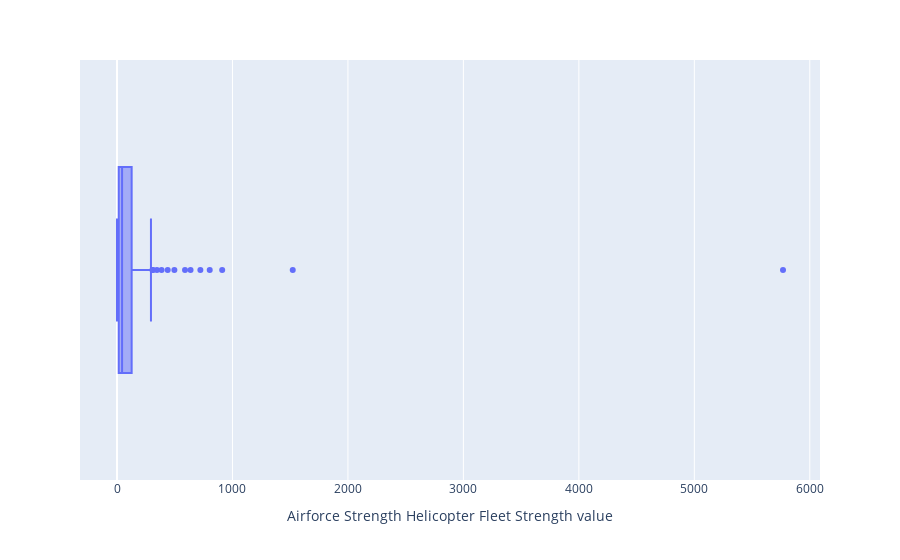

Here is the notebook cell this chart was saved with:
### Code cell
fig = px.box(df_2, x="Airforce Strength Helicopter Fleet Strength value")
fig.show()

### Figure 1 — Plotly figure (JSON) as saved in the notebook; plotly's stock layout.template omitted (floating-point values rounded to 4 significant figures; data arrays with more than 128 entries replaced by an {"elided": "..."} marker saying what was removed)
{"data": [{"alignmentgroup": "True", "hovertemplate": "Airforce Strength Helicopter Fleet Strength value=%{x}<extra></extra>", "legendgroup": "", "marker": {"color": "#636efa"}, "name": "", "notched": false, "offsetgroup": "", "orientation": "h", "showlegend": false, "type": "box", "x": {"elided": "138 int values"}, "x0": " ", "xaxis": "x", "y0": " ", "yaxis": "y"}], "layout": {"boxmode": "group", "legend": {"tracegroupgap": 0}, "margin": {"t": 60}, "xaxis": {"anchor": "y", "domain": [0, 1], "title": {"text": "Airforce Strength Helicopter Fleet Strength value"}}, "yaxis": {"anchor": "x", "domain": [0, 1]}}}
